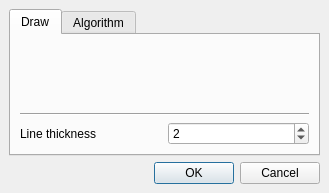
<?xml version="1.0" encoding="UTF-8"?>
<ui version="4.0">
 <class>Settings</class>
 <widget class="QMainWindow" name="Settings">
  <property name="geometry">
   <rect>
    <x>0</x>
    <y>0</y>
    <width>329</width>
    <height>193</height>
   </rect>
  </property>
  <property name="windowTitle">
   <string>MainWindow</string>
  </property>
  <widget class="QWidget" name="centralwidget">
   <layout class="QGridLayout" name="gridLayout">
    <item row="0" column="0">
     <widget class="QTabWidget" name="settingsTabs">
      <property name="currentIndex">
       <number>0</number>
      </property>
      <widget class="QWidget" name="tab">
       <attribute name="title">
        <string>Draw</string>
       </attribute>
       <layout class="QGridLayout" name="gridLayout_3">
        <item row="2" column="1">
         <widget class="QSpinBox" name="spinBoxThickness">
          <property name="minimum">
           <number>1</number>
          </property>
          <property name="maximum">
           <number>10</number>
          </property>
          <property name="value">
           <number>2</number>
          </property>
         </widget>
        </item>
        <item row="2" column="0">
         <widget class="QLabel" name="labelThickness">
          <property name="text">
           <string>Line thickness</string>
          </property>
         </widget>
        </item>
        <item row="0" column="0" colspan="2">
         <widget class="ColorChooserWidget" name="widgetColorChooser" native="true"/>
        </item>
        <item row="1" column="0" colspan="2">
         <widget class="Line" name="line">
          <property name="orientation">
           <enum>Qt::Horizontal</enum>
          </property>
         </widget>
        </item>
       </layout>
      </widget>
      <widget class="QWidget" name="tab_2">
       <attribute name="title">
        <string>Algorithm</string>
       </attribute>
       <layout class="QHBoxLayout" name="horizontalLayout">
        <item>
         <widget class="QLabel" name="lableAlgorithm">
          <property name="text">
           <string>Line detection algorithm</string>
          </property>
         </widget>
        </item>
        <item>
         <widget class="QComboBox" name="comboBoxAlgorithm"/>
        </item>
       </layout>
      </widget>
     </widget>
    </item>
    <item row="1" column="0">
     <widget class="QDialogButtonBox" name="buttonBox">
      <property name="standardButtons">
       <set>QDialogButtonBox::Cancel|QDialogButtonBox::Ok</set>
      </property>
     </widget>
    </item>
   </layout>
  </widget>
 </widget>
 <customwidgets>
  <customwidget>
   <class>ColorChooserWidget</class>
   <extends>QWidget</extends>
   <header>colorchooserwidget.h</header>
   <container>1</container>
  </customwidget>
 </customwidgets>
 <resources/>
 <connections>
  <connection>
   <sender>buttonBox</sender>
   <signal>rejected()</signal>
   <receiver>Settings</receiver>
   <slot>close()</slot>
   <hints>
    <hint type="sourcelabel">
     <x>164</x>
     <y>172</y>
    </hint>
    <hint type="destinationlabel">
     <x>164</x>
     <y>96</y>
    </hint>
   </hints>
  </connection>
 </connections>
</ui>
